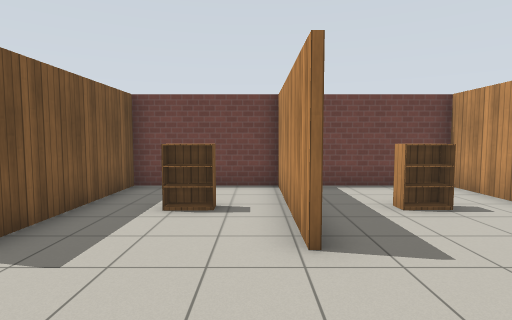
[1] (above)

16 first-person views from a walk through a world built for the Gazebo simulator. The camera is 1.3 m above the floor, tilts 4° down and sees 80° across. The floor is counted in squares, 1 m on a side. Each view is taken from the middle of a square. On the plan, view 1 faces up. The plan holds only what a view shows up to about 14 squares ahead; the rest is blank. The robots in the file are not drawn. Simple patterns stand in for the simulator's built-in surfaces.

[2]
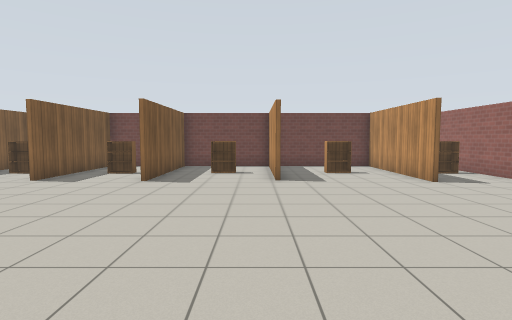

[3]
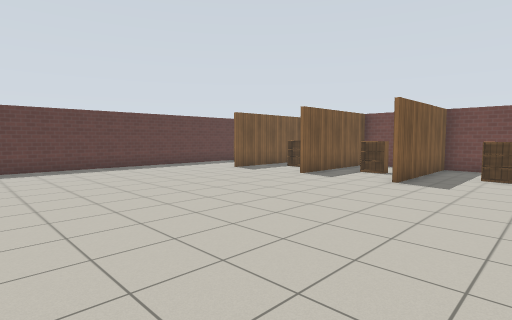

[4]
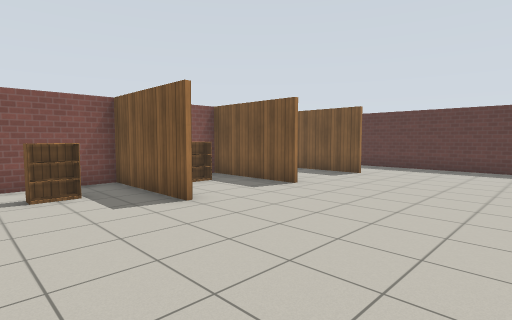

[5]
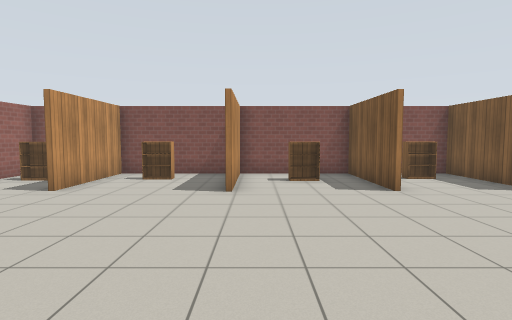

[6]
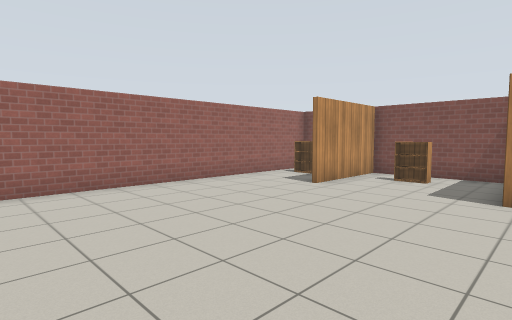

[7]
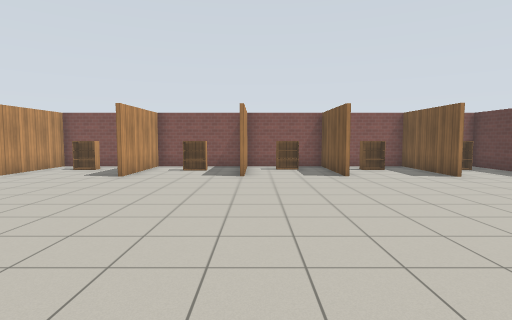

[8]
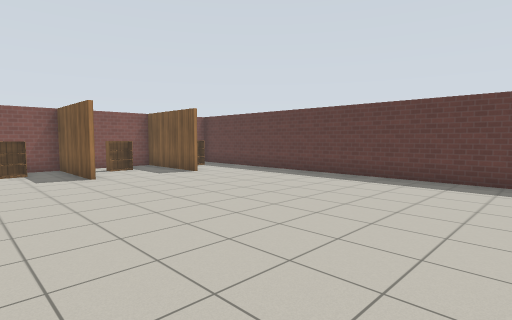

[9]
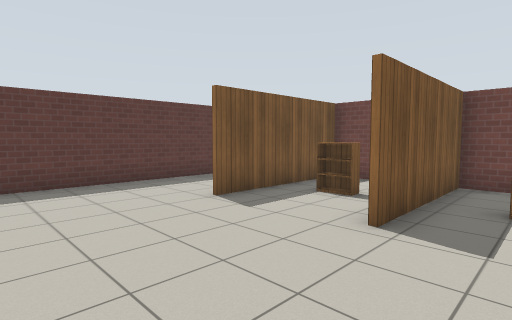

[10]
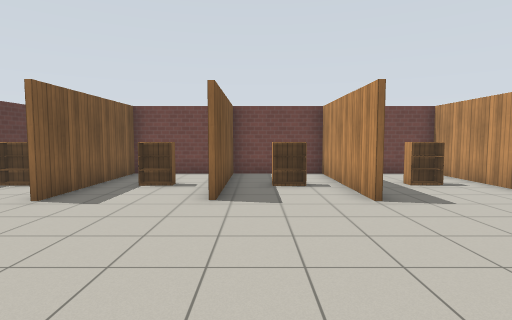

[11]
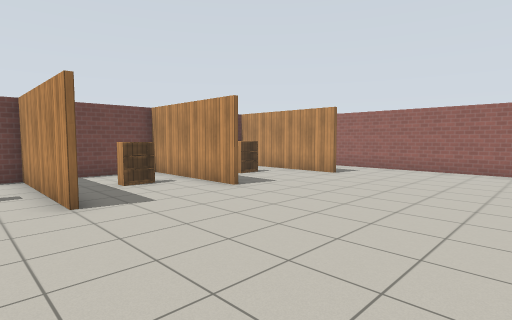

[12]
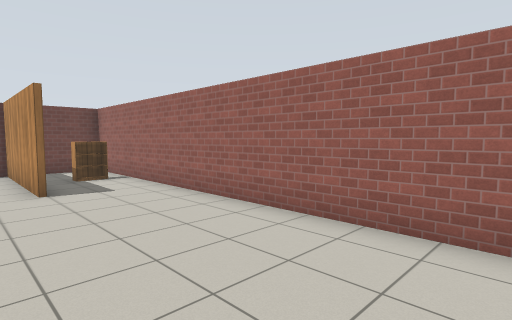

[13]
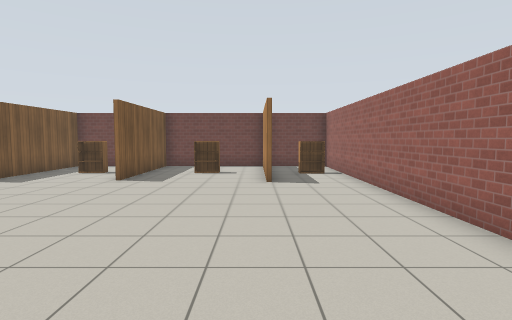

[14]
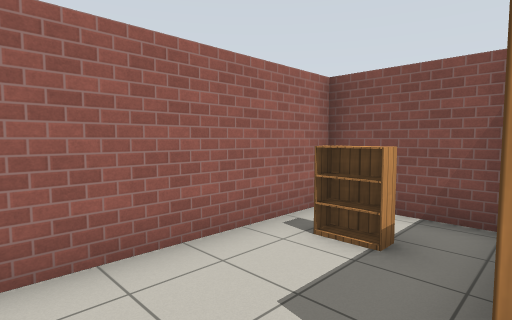

[15]
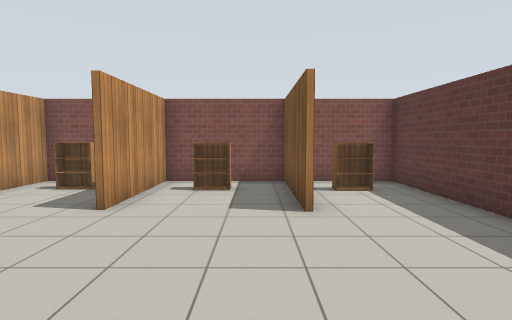

[16]
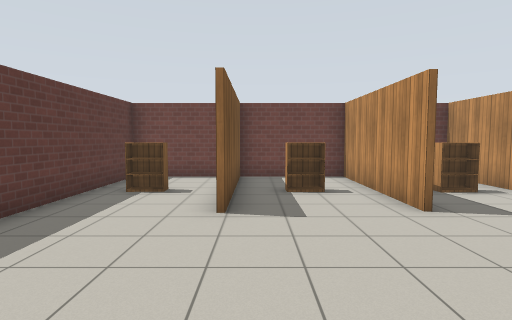

### Floor plan
Points are (right, up) in squares from view 1. A wall is a line through its corners. A room is listed if a view was taken in it or the views show most of it. See-through windows are left out.
Room 1 (views 1, 2, 3, 4, 5, 6, 7, 8, 9, 10, 11, 12, 13, 14, 15, 16)
walls: (-3.5, 3.3) (-3.5, 8.4) (-10.5, 8.4) (-10.5, 3.3); (-3.4, -7.5) (-3.4, -11.4); (0.6, 3.4) (0.6, 8.4) (-3.4, 8.4) (-3.4, 3.3); (-7, 3.4) (-7, 8.4); (-7.1, -7.4) (-7.1, -11.4); (5.3, 3) (5.3, 8.4) (1.8, 8.4); (0.6, -11) (0.6, -7.4); (-3.5, -11.4) (-3.5, -7.5); (1.1, -11.3) (8.3, -11.3) (8.3, 8.4) (6.4, 8.4); (-10.9, -7.2) (-10.9, -11.2); (0.8, 8) (0.8, 3.4); (-7.2, -11.4) (-7.2, -7.4); (-6.8, 8.5) (-6.8, 3.4); (5, -11.4) (5, -7.5); (-11.2, 8.4) (-14.2, 8.4) (-14.2, -11.3) (0.6, -11.3)
ways out: gap at (8, 6)
objects: bookshelf (-13, -10) to (-12, -10); bookshelf (-13, 6); bookshelf (-9, -10); bookshelf (-9, 6); bookshelf (-6, -10) to (-5, -10); bookshelf (-5, 6); bookshelf (-2, -10) to (-1, -10); bookshelf (-1, 6); bookshelf (3, -10); bookshelf (3, 6); bookshelf (7, -10); bookshelf (7, 6)

Positions as (right, up) in squares from view 1, and headings:
1: (0, 0), facing up
2: (0, -6), facing up
3: (0, -6), facing up-left
4: (0, -2), facing down-left
5: (0, 0), facing down
6: (0, 0), facing down-right
7: (-4, 3), facing down
8: (-4, 3), facing down-left
9: (-5, -1), facing up-left
10: (-6, -3), facing up
11: (-5, -3), facing up-right
12: (4, -5), facing up-right
13: (5, -6), facing up
14: (5, -6), facing down-right
15: (-10, -2), facing down
16: (-10, -2), facing up
